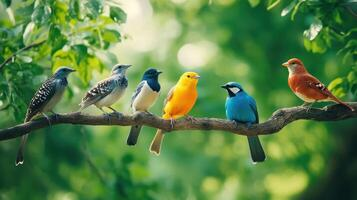
#> input picture ip 3/BIRDSSSS.jpeg, 357 x 200 px
$ python 3.py   (older library calls are emulated)
#> lines starting #> are read from the running program, lines starting #| are printed output that depends on the picture
#> the answer given: BIRDSSSS.jpeg
import cv2
import numpy as np

def load_image(path):
#> called with path = 'BIRDSSSS.jpeg'
    image = cv2.imread(path, cv2.IMREAD_GRAYSCALE)
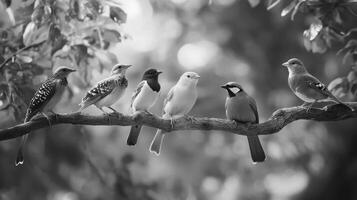
#> image: shape (200, 357); min 0, max 255, mean 111.6
    if image is None:
        print("Error: could not load image")
        exit()
    return image

def apply_sobel(image):
    sobelx = cv2.Sobel(image, cv2.CV_64F, 1, 0, ksize=3)
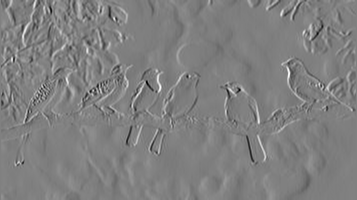
#> sobelx: shape (200, 357) float64; min -686, max 679, mean -0.7; drawn with min black and max white
    sobely = cv2.Sobel(image, cv2.CV_64F, 0, 1, ksize=3)
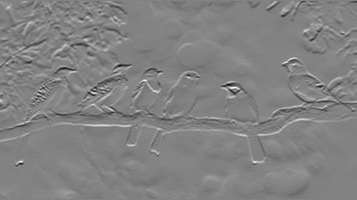
#> sobely: shape (200, 357) float64; min -821, max 782, mean -1.7; drawn with min black and max white
    sobel_combined = cv2.magnitude(sobelx, sobely)
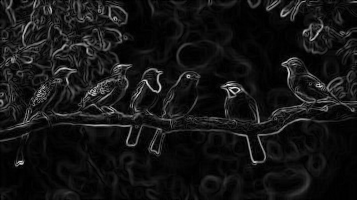
#> sobel_combined: shape (200, 357) float64; min 0, max 833, mean 67.8; drawn with min black and max white
    sobel_combined = np.uint8(np.absolute(sobel_combined))
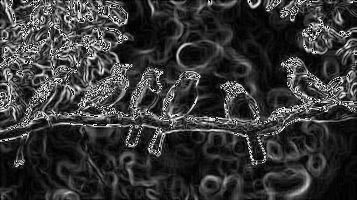
#> sobel_combined: shape (200, 357); min 0, max 255, mean 55.2
    return sobel_combined

def apply_laplacian(image):
    laplacian = cv2.Laplacian(image, cv2.CV_64F)
    laplacian = np.uint8(np.absolute(laplacian))
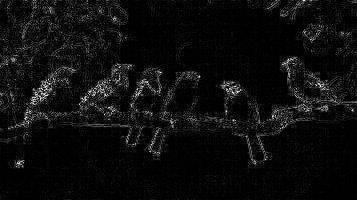
#> laplacian: shape (200, 357); min 0, max 255, mean 13.7
    return laplacian

def apply_canny(image, threshold1, threshold2):
#> called with threshold1 = 100, threshold2 = 200
    canny_edges = cv2.Canny(image, threshold1, threshold2)
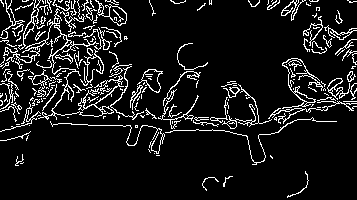
#> canny_edges: shape (200, 357); 9.8% white in thin lines or dots
    return canny_edges

def main():
    image_path = input("enter the image path:")
    image = load_image(image_path)
    sobel_edges = apply_sobel(image)
    laplacian_edges = apply_laplacian(image)
    canny_edges = apply_canny(image, 100, 200)

    cv2.imshow('original image',image)
    cv2.imshow('Sobel edges',np.uint8(sobel_edges))
    cv2.imshow('Laplacian edges',np.uint8(laplacian_edges))
    cv2.imshow('Canny edges',canny_edges)

    save_option=input("Do you want to save the processes images? (yes/no):").strip().lower()
#> the answer given: out.png
    if save_option=="yes":
        cv2.imwrite("sobel_edges.jpg",np.uint8(sobel_edges))
        cv2.imwrite("laplacian_edges.jpg",np.uint8(laplacian_edges))
        cv2.imwrite("canny_edges.jpg",canny_edges)
        print("Processed images saves succesfully!")

    cv2.waitKey(0)
    cv2.destroyAllWindows()

if __name__ == '__main__':
    main()
